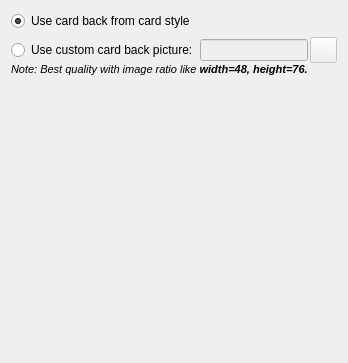
           <widget class="QWidget" name="tab">
            <attribute name="title">
             <string>Card Back</string>
            </attribute>
            <layout class="QGridLayout" name="gridLayout_17">
             <item row="0" column="0">
              <widget class="QRadioButton" name="radioButton_flipsideTux">
               <property name="text">
                <string>Use card back from card style</string>
               </property>
               <property name="checked">
                <bool>true</bool>
               </property>
              </widget>
             </item>
             <item row="1" column="0">
              <layout class="QVBoxLayout" name="_3">
               <property name="spacing">
                <number>0</number>
               </property>
               <property name="leftMargin">
                <number>0</number>
               </property>
               <property name="topMargin">
                <number>0</number>
               </property>
               <property name="rightMargin">
                <number>0</number>
               </property>
               <property name="bottomMargin">
                <number>0</number>
               </property>
               <item>
                <layout class="QHBoxLayout" name="_10">
                 <property name="spacing">
                  <number>2</number>
                 </property>
                 <property name="leftMargin">
                  <number>0</number>
                 </property>
                 <property name="topMargin">
                  <number>0</number>
                 </property>
                 <property name="rightMargin">
                  <number>0</number>
                 </property>
                 <property name="bottomMargin">
                  <number>0</number>
                 </property>
                 <item>
                  <widget class="QRadioButton" name="radioButton_flipsideOwn">
                   <property name="text">
                    <string>Use custom card back picture:</string>
                   </property>
                  </widget>
                 </item>
                 <item>
                  <widget class="QLineEdit" name="lineEdit_OwnFlipsideFilename">
                   <property name="enabled">
                    <bool>false</bool>
                   </property>
                  </widget>
                 </item>
                 <item>
                  <widget class="QPushButton" name="pushButton_openFlipsidePicture">
                   <property name="enabled">
                    <bool>false</bool>
                   </property>
                   <property name="minimumSize">
                    <size>
                     <width>27</width>
                     <height>26</height>
                    </size>
                   </property>
                   <property name="maximumSize">
                    <size>
                     <width>27</width>
                     <height>26</height>
                    </size>
                   </property>
                   <property name="icon">
                    <iconset resource="resources/pokerth.qrc">
                     <normaloff>:/gfx/document-open-folder.png</normaloff>:/gfx/document-open-folder.png</iconset>
                   </property>
                  </widget>
                 </item>
                </layout>
               </item>
               <item>
                <widget class="QLabel" name="label_57">
                 <property name="text">
                  <string>&lt;!DOCTYPE HTML PUBLIC &quot;-//W3C//DTD HTML 4.0//EN&quot; &quot;http://www.w3.org/TR/REC-html40/strict.dtd&quot;&gt;
&lt;html&gt;&lt;head&gt;&lt;meta name=&quot;qrichtext&quot; content=&quot;1&quot; /&gt;&lt;style type=&quot;text/css&quot;&gt;
p, li { white-space: pre-wrap; }
&lt;/style&gt;&lt;/head&gt;&lt;body style=&quot; font-family:'Nimbus Sans L'; font-size:8pt; font-weight:400; font-style:normal;&quot;&gt;
&lt;table style=&quot;-qt-table-type: root; margin-top:4px; margin-bottom:4px; margin-left:4px; margin-right:4px;&quot;&gt;
&lt;tr&gt;
&lt;td style=&quot;border: none;&quot;&gt;
&lt;p style=&quot; margin-top:0px; margin-bottom:0px; margin-left:0px; margin-right:0px; -qt-block-indent:0; text-indent:0px;&quot;&gt;&lt;span style=&quot; font-style:italic;&quot;&gt;Note: Best quality with image ratio like &lt;/span&gt;&lt;span style=&quot; font-weight:600; font-style:italic;&quot;&gt;width=48, height=76.&lt;/span&gt;&lt;/p&gt;&lt;/td&gt;&lt;/tr&gt;&lt;/table&gt;&lt;/body&gt;&lt;/html&gt;</string>
                 </property>
                 <property name="wordWrap">
                  <bool>true</bool>
                 </property>
                </widget>
               </item>
              </layout>
             </item>
             <item row="2" column="0">
              <spacer name="verticalSpacer_4">
               <property name="orientation">
                <enum>Qt::Vertical</enum>
               </property>
               <property name="sizeHint" stdset="0">
                <size>
                 <width>20</width>
                 <height>276</height>
                </size>
               </property>
              </spacer>
             </item>
            </layout>
           </widget>
